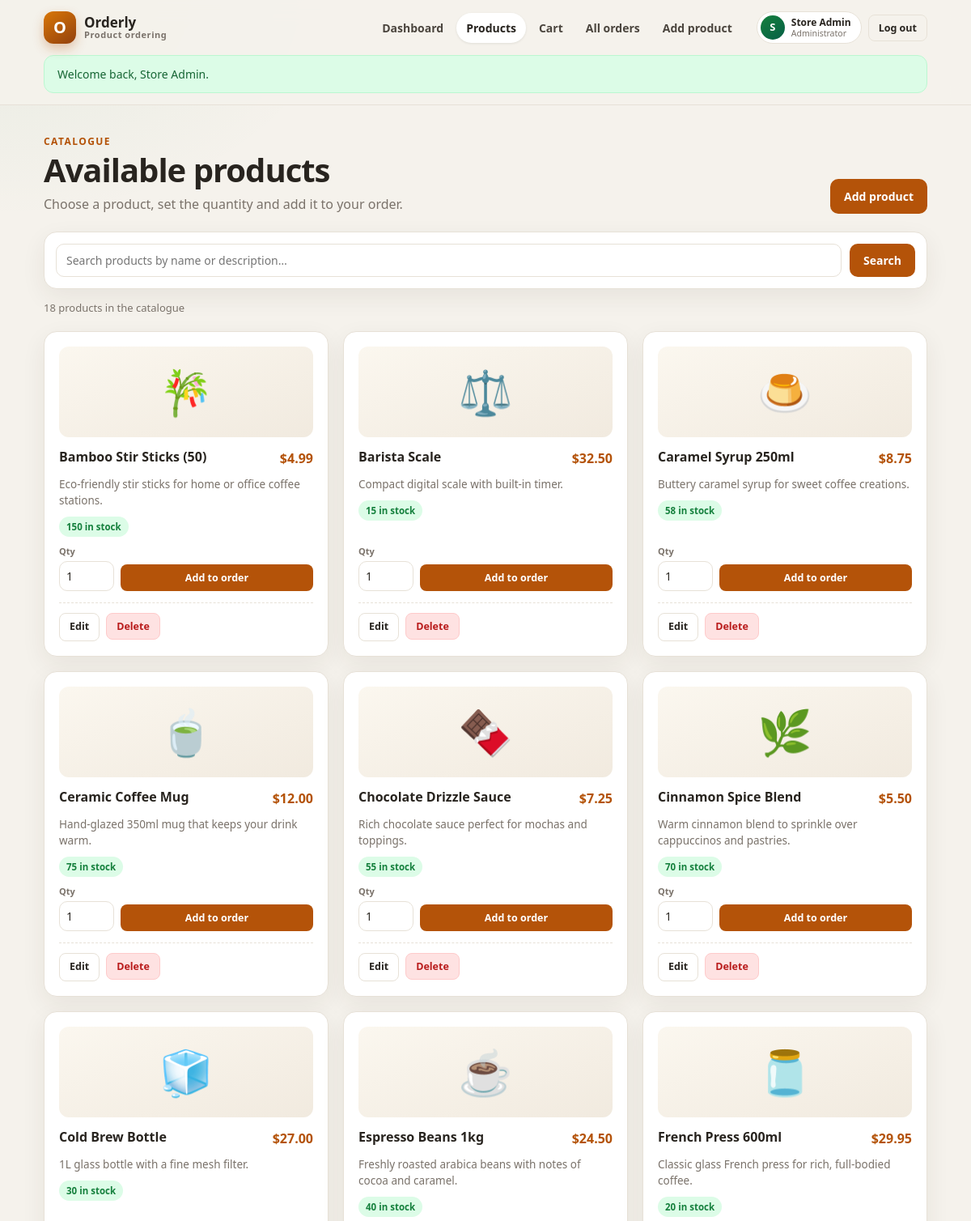
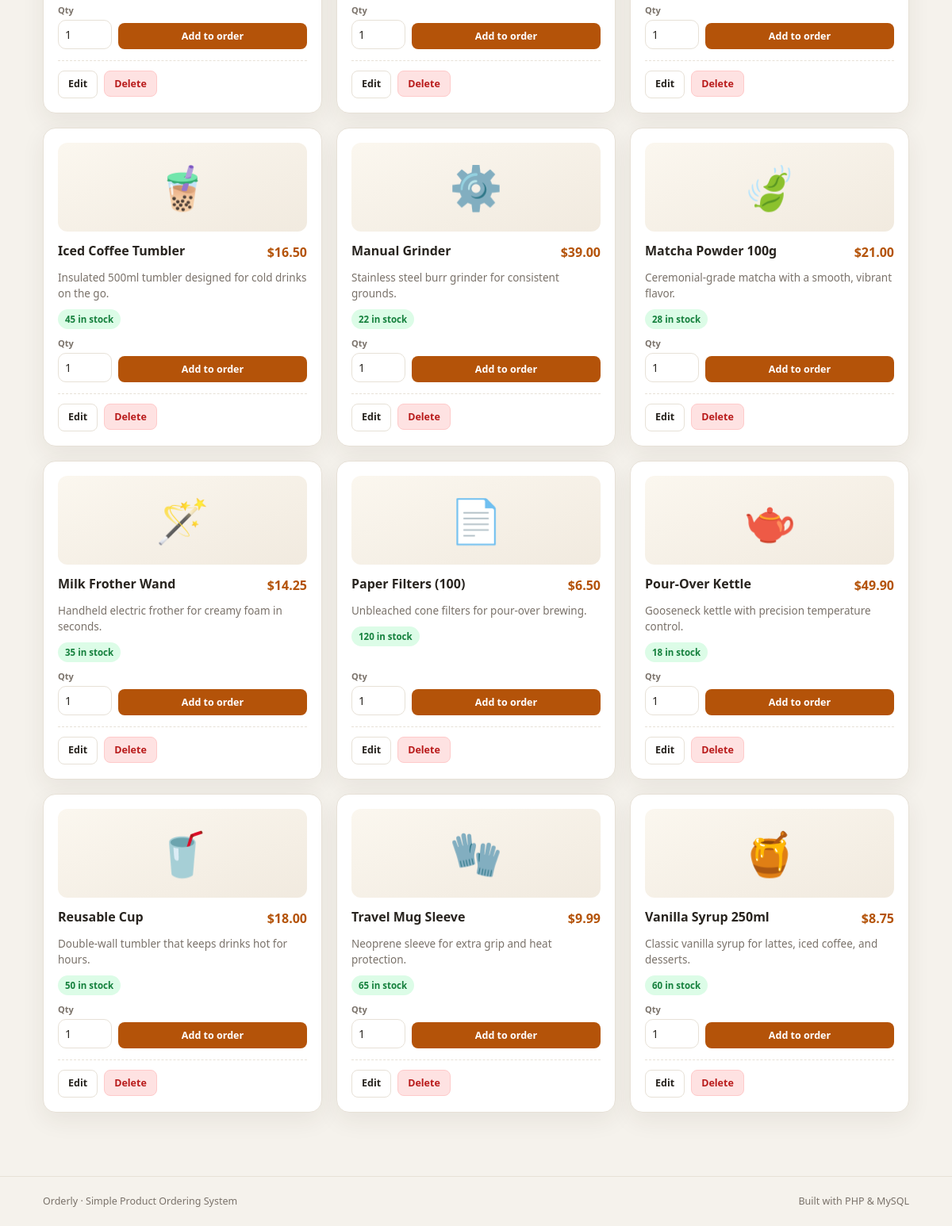
The page /products.php (signed in) on the database its author committed (2 pictures, top to bottom).
### tables this page shows
CREATE TABLE IF NOT EXISTS users (
  id INT UNSIGNED AUTO_INCREMENT PRIMARY KEY,
  name VARCHAR(80) NOT NULL,
  email VARCHAR(190) NOT NULL UNIQUE,
  password_hash VARCHAR(255) NOT NULL,
  role ENUM('admin', 'customer') NOT NULL DEFAULT 'customer',
  created_at TIMESTAMP NOT NULL DEFAULT CURRENT_TIMESTAMP
);

CREATE TABLE IF NOT EXISTS products (
  id INT UNSIGNED AUTO_INCREMENT PRIMARY KEY,
  name VARCHAR(120) NOT NULL,
  description TEXT NULL,
  price DECIMAL(10, 2) NOT NULL DEFAULT 0.00,
  stock INT NOT NULL DEFAULT 0,
  image VARCHAR(16) NOT NULL DEFAULT '📦',
  created_at TIMESTAMP NOT NULL DEFAULT CURRENT_TIMESTAMP,
  updated_at TIMESTAMP NOT NULL DEFAULT CURRENT_TIMESTAMP ON UPDATE CURRENT_TIMESTAMP
);

### helpers.php (called while the page is built, shortened)
<?php
require_once __DIR__ . '/db.php';
function e($value): string
{
    return htmlspecialchars((string) $value, ENT_QUOTES, 'UTF-8');
}
function pull_flash(): ?array
{
    $flash = $_SESSION['flash'] ?? null;
    return $flash;
}
function current_user(): ?array
{
    static $loaded = false;
    static $user = null;
    if ($loaded) {
        return $user;
    }
    $loaded = true;
    $statement = db()->prepare('SELECT id, name, email, role FROM users WHERE id = ?');
    $statement->execute([(int) $_SESSION['user_id']]);
    $row = $statement->fetch();
    $user = $row;
    return $user;
}
function require_login(): void
{
    if (!current_user()) {
        flash('error', 'Please log in to continue.');
        redirect('login.php');
    }
}
function money($value): string
{
    return '$' . number_format((float) $value, 2);
}
function clean_text(?string $value, int $maxLength): string
{
    $text = trim((string) $value);
    return function_exists('mb_substr') ? mb_substr($text, 0, $maxLength) : substr($text, 0, $maxLength);
}
function query_text(string $key, int $maxLength = 100): string
{
    return clean_text($_GET[$key] ?? '', $maxLength);
}

### db.php (called while the page is built)
<?php
function app_config(): array
{
    static $config = null;
    if ($config === null) {
        $config = require __DIR__ . '/config.php';
    }
    return $config;
}
function db(): PDO
{
    static $pdo = null;
    if ($pdo instanceof PDO) {
        return $pdo;
    }
    $database = app_config()['db'];
    $dsn = sprintf(
        'mysql:host=%s;port=%s;dbname=%s;charset=utf8mb4',
        $database['host'],
        $database['port'],
        $database['name']
    );
    try {
        $pdo = new PDO($dsn, $database['user'], $database['password'], [
            PDO::ATTR_ERRMODE => PDO::ERRMODE_EXCEPTION,
            PDO::ATTR_DEFAULT_FETCH_MODE => PDO::FETCH_ASSOC,
            PDO::ATTR_EMULATE_PREPARES => false,
        ]);
    } catch (PDOException $error) {
        error_log('Database connection failed: ' . $error->getMessage());
        http_response_code(500);
        echo '<!DOCTYPE html><html lang="en"><head><meta charset="utf-8"><title>Database error</title></head><body style="font-family:sans-serif;padding:40px"><h1>Database connection failed</h1><p>Check the database settings in <code>php/config.php</code>.</p></body></html>';
        exit;
    }
    return $pdo;
}

### products.php (the view, shortened to what this page needs)
<?php
require_once __DIR__ . '/helpers.php';
require_login();
$user = current_user();
$isAdmin = $user['role'] === 'admin';
$q = query_text('q');
if ($q !== '') {
    $statement = db()->prepare(
        'SELECT * FROM products WHERE name LIKE ? OR description LIKE ? ORDER BY name ASC'
    );
    $statement->execute(['%' . $q . '%', '%' . $q . '%']);
    $products = $statement->fetchAll();
} else {
    $products = db()->query('SELECT * FROM products ORDER BY name ASC')->fetchAll();
}
include __DIR__ . '/partials/header.php';
?>
<main class="container page">
  <div class="page-head">
    <div>
      <p class="eyebrow">Catalogue</p>
      <h1>Available products</h1>
      <p class="muted">Choose a product, set the quantity and add it to your order.</p>
    </div>
    <?php if ($isAdmin) { ?>
      <div class="page-actions">
        <a href="product_form.php" class="btn">Add product</a>
      </div>
    <?php } ?>
  </div>
  <form action="products.php" method="get" class="search-form card">
    <input type="search" name="q" value="<?= e($q) ?>" placeholder="Search products by name or description…" aria-label="Search products">
    <button type="submit" class="btn">Search</button>
  </form>
  <p class="result-count muted">
    <?= count($products) ?> product<?= count($products) === 1 ? '' : 's' ?>
    <?= $q !== '' ? 'matching “' . e($q) . '”' : 'in the catalogue' ?>
  </p>
  <?php if (count($products) === 0) { ?>
    <div class="empty-state card">
      <span class="empty-icon">🔍</span>
      <h3>No products found</h3>
      <p class="muted">Try a different search term.</p>
      <a href="products.php" class="btn btn-small">Show all products</a>
    </div>
  <?php } else { ?>
    <section class="product-grid">
      <?php foreach ($products as $product) { ?>
        <article class="product-card card">
          <div class="product-thumb"><?= e($product['image']) ?></div>
          <div class="product-body">
            <div class="product-title-row">
              <h3><?= e($product['name']) ?></h3>
              <span class="price"><?= money($product['price']) ?></span>
            </div>
            <p class="muted product-desc"><?= e($product['description'] ?: 'No description provided.') ?></p>
            <?php if ((int) $product['stock'] < 1) { ?>
              <span class="badge badge-out">Out of stock</span>
            <?php } elseif ((int) $product['stock'] < 10) { ?>
              <span class="badge badge-warn">Only <?= (int) $product['stock'] ?> left</span>
            <?php } else { ?>
              <span class="badge badge-ok"><?= (int) $product['stock'] ?> in stock</span>
            <?php } ?>
            <form action="cart_action.php" method="post" class="add-form">
              <label class="qty">
                <span>Qty</span>
                <input type="number" name="quantity" value="1" min="1" max="<?= (int) $product['stock'] ?>" <?= (int) $product['stock'] < 1 ? 'disabled' : '' ?>>
              </label>
              <button type="submit" class="btn btn-small" <?= (int) $product['stock'] < 1 ? 'disabled' : '' ?>>Add to order</button>
            </form>
            <?php if ($isAdmin) { ?>
              <div class="admin-actions">
                <a href="product_form.php?id=<?= (int) $product['id'] ?>" class="btn btn-ghost btn-small">Edit</a>
                <form action="product_delete.php" method="post" data-confirm="Delete this product? This cannot be undone.">
                  <button type="submit" class="btn btn-danger btn-small">Delete</button>
                </form>
              </div>
            <?php } ?>
          </div>
        </article>
      <?php } ?>
    </section>
  <?php } ?>
</main>
<?php include __DIR__ . '/partials/footer.php'; ?>

### partials/header.php (shortened to what this page needs)
<?php
$currentUser = current_user();
$flash = pull_flash();
$currentFile = basename($_SERVER['PHP_SELF']);
$productPages = ['products.php', 'product_form.php'];
$orderPages = ['orders.php', 'order.php'];
?>
<!DOCTYPE html>
<html lang="en">
<head>
  <link rel="stylesheet" href="assets/style.css">
</head>
<body>
<header class="site-header">
  <div class="container nav">
    <a class="brand" href="<?= $currentUser ? 'index.php' : 'login.php' ?>">
      <span class="brand-mark">O</span>
      <span class="brand-text">Orderly<small>Product ordering</small></span>
    </a>
    <nav class="nav-links">
      <?php if ($currentUser) { ?>
        <a href="index.php" class="<?= $currentFile === 'index.php' ? 'active' : '' ?>">Dashboard</a>
        <a href="products.php" class="<?= in_array($currentFile, $productPages, true) ? 'active' : '' ?>">Products</a>
        <a href="cart.php" class="<?= $currentFile === 'cart.php' ? 'active' : '' ?>">
          Cart
        </a>
        <a href="orders.php" class="<?= in_array($currentFile, $orderPages, true) ? 'active' : '' ?>">
          <?= $currentUser['role'] === 'admin' ? 'All orders' : 'My orders' ?>
        </a>
        <?php if ($currentUser['role'] === 'admin') { ?>
          <a href="product_form.php" class="<?= $currentFile === 'product_form.php' ? 'active' : '' ?>">Add product</a>
        <?php } ?>
      <?php } else { ?>
        <a href="login.php" class="<?= $currentFile === 'login.php' ? 'active' : '' ?>">Log in</a>
        <a href="register.php" class="btn btn-small">Create account</a>
      <?php } ?>
    </nav>
    <?php if ($currentUser) { ?>
      <div class="nav-user">
        <span class="user-chip">
          <span class="avatar"><?= e(strtoupper(substr($currentUser['name'], 0, 1))) ?></span>
          <span class="user-meta">
            <strong><?= e($currentUser['name']) ?></strong>
            <small><?= $currentUser['role'] === 'admin' ? 'Administrator' : 'Customer' ?></small>
          </span>
        </span>
        <form action="logout.php" method="post">
          <button type="submit" class="btn btn-ghost btn-small">Log out</button>
        </form>
      </div>
    <?php } ?>
  </div>
  <?php if ($flash) { ?>
    <div class="container">
      <div class="alert alert-<?= e($flash['type']) ?>" role="status"><?= e($flash['message']) ?></div>
    </div>
  <?php } ?>
</header>

### partials/footer.php (shortened to what this page needs)
<footer class="site-footer">
  <div class="container">
    <span>Orderly · Simple Product Ordering System</span>
    <span>Built with PHP &amp; MySQL</span>
  </div>
</footer>
</body>
</html>

### rows shown on the page
users: name "S", name "Store Admin"
products: image "🎋", name "Bamboo Stir Sticks (50)", price "$4.99", description "Eco-friendly stir sticks for home or office coffee stations.", stock "150", quantity "1"
products: image "⚖️", name "Barista Scale", price "$32.50", description "Compact digital scale with built-in timer.", stock "15", quantity "1"
products: image "🍮", name "Caramel Syrup 250ml", price "$8.75", description "Buttery caramel syrup for sweet coffee creations.", stock "58", quantity "1"
products: image "🍵", name "Ceramic Coffee Mug", price "$12.00", description "Hand-glazed 350ml mug that keeps your drink warm.", stock "75", quantity "1"
products: image "🍫", name "Chocolate Drizzle Sauce", price "$7.25", description "Rich chocolate sauce perfect for mochas and toppings.", stock "55", quantity "1"
products: image "🌿", name "Cinnamon Spice Blend", price "$5.50", description "Warm cinnamon blend to sprinkle over cappuccinos and pastries.", stock "70", quantity "1"
products: image "🧊", name "Cold Brew Bottle", price "$27.00", description "1L glass bottle with a fine mesh filter.", stock "30", quantity "1"
products: image "☕", name "Espresso Beans 1kg", price "$24.50", description "Freshly roasted arabica beans with notes of cocoa and caramel.", stock "40", quantity "1"
products: image "🫙", name "French Press 600ml", price "$29.95", description "Classic glass French press for rich, full-bodied coffee.", stock "20", quantity "1"
products: image "🧋", name "Iced Coffee Tumbler", price "$16.50", description "Insulated 500ml tumbler designed for cold drinks on the go.", stock "45", quantity "1"
products: image "⚙️", name "Manual Grinder", price "$39.00", description "Stainless steel burr grinder for consistent grounds.", stock "22", quantity "1"
products: image "🍃", name "Matcha Powder 100g", price "$21.00", description "Ceremonial-grade matcha with a smooth, vibrant flavor.", stock "28", quantity "1"
products: image "🪄", name "Milk Frother Wand", price "$14.25", description "Handheld electric frother for creamy foam in seconds.", stock "35", quantity "1"
products: image "📄", name "Paper Filters (100)", price "$6.50", description "Unbleached cone filters for pour-over brewing.", stock "120", quantity "1"
products: image "🫖", name "Pour-Over Kettle", price "$49.90", description "Gooseneck kettle with precision temperature control.", stock "18", quantity "1"
products: image "🥤", name "Reusable Cup", price "$18.00", description "Double-wall tumbler that keeps drinks hot for hours.", stock "50", quantity "1"
products: image "🧤", name "Travel Mug Sleeve", price "$9.99", description "Neoprene sleeve for extra grip and heat protection.", stock "65", quantity "1"
products: image "🍯", name "Vanilla Syrup 250ml", price "$8.75", description "Classic vanilla syrup for lattes, iced coffee, and desserts.", stock "60", quantity "1"

### other values the page prints
$flash['message'] "Welcome back, Store Admin."
count($products) "18"
